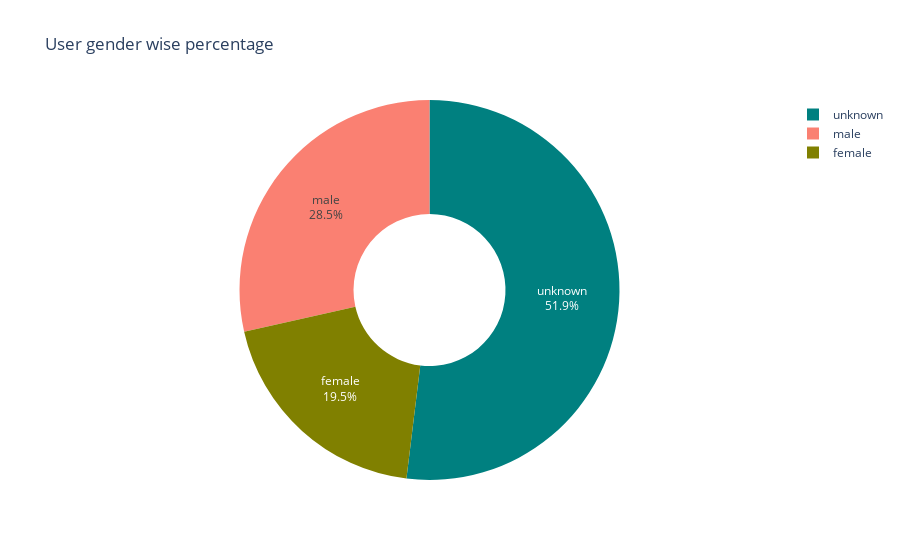

Here is the notebook cell this chart was saved with:
### Markdown cell above
# Gender wise user percentage

### Code cell
pie_chart = go.Pie(labels=gender_report["Gender"],
                   values=gender_report["Users"],
                   marker=dict(colors=["teal","salmon","Olive"]),
                   textinfo='label+percent',
                   textposition='inside',
                   hoverinfo='label+percent',
                   hole=0.4)
layout = go.Layout(title='User gender wise percentage ')

fig = go.Figure(data=[pie_chart], layout=layout)
fig.show()

### Figure 1 — Plotly figure (JSON) as saved in the notebook; plotly's stock layout.template omitted (floating-point values rounded to 4 significant figures)
{"data": [{"hole": 0.4, "hoverinfo": "label+percent", "labels": ["unknown", "male", "female"], "marker": {"colors": ["teal", "salmon", "Olive"]}, "textinfo": "label+percent", "textposition": "inside", "type": "pie", "values": [13142, 7218, 4944]}], "layout": {"title": {"text": "User gender wise percentage "}}}
